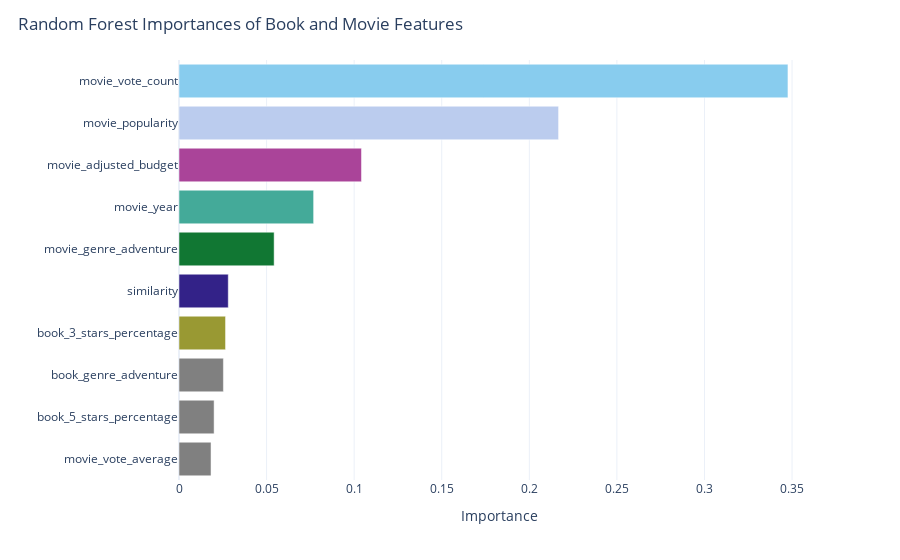

Notebook source saved alongside this figure:
### Code cell
import matplotlib.pyplot as plt
import plotly.express as px
importances = best_model.feature_importances_

feature_importances = pd.DataFrame({
    'Feature': X_train.columns,
    'Importance': importances
})

feature_importances = feature_importances.sort_values(by='Importance', ascending=False)

# Create interactive bar chart
fig = px.bar(
    feature_importances.head(10),
    y='Feature',
    x='Importance',
    color='Feature',
    color_discrete_map=color_palette,
)

fig.update_layout(
    title=dict(
        text="Random Forest Importances of Book and Movie Features",  
        x=0.02, 
    ),
    yaxis=dict(
        title="",
        tickmode="array",
    ),
    template="plotly_white",
    width=None,
    height=None,     
    showlegend=False,

)

# Add tooltips for better interactivity
fig.update_traces(
    hovertemplate='<b>%{y}</b><br>Importance: %{x:.3f}<extra></extra>'
)

fig.show()

### Figure 1 — Plotly figure (JSON) as saved in the notebook; plotly's stock layout.template omitted (floating-point values rounded to 4 significant figures)
{"data": [{"alignmentgroup": "True", "hovertemplate": "<b>%{y}</b><br>Importance: %{x:.3f}<extra></extra>", "legendgroup": "movie_vote_count", "marker": {"color": "#88CCEE", "pattern": {"shape": ""}}, "name": "movie_vote_count", "offsetgroup": "movie_vote_count", "orientation": "h", "showlegend": true, "textposition": "auto", "type": "bar", "x": [0.3477], "xaxis": "x", "y": ["movie_vote_count"], "yaxis": "y"}, {"alignmentgroup": "True", "hovertemplate": "<b>%{y}</b><br>Importance: %{x:.3f}<extra></extra>", "legendgroup": "movie_popularity", "marker": {"color": "#BBCCEE", "pattern": {"shape": ""}}, "name": "movie_popularity", "offsetgroup": "movie_popularity", "orientation": "h", "showlegend": true, "textposition": "auto", "type": "bar", "x": [0.2167], "xaxis": "x", "y": ["movie_popularity"], "yaxis": "y"}, {"alignmentgroup": "True", "hovertemplate": "<b>%{y}</b><br>Importance: %{x:.3f}<extra></extra>", "legendgroup": "movie_adjusted_budget", "marker": {"color": "#AA4499", "pattern": {"shape": ""}}, "name": "movie_adjusted_budget", "offsetgroup": "movie_adjusted_budget", "orientation": "h", "showlegend": true, "textposition": "auto", "type": "bar", "x": [0.1042], "xaxis": "x", "y": ["movie_adjusted_budget"], "yaxis": "y"}, {"alignmentgroup": "True", "hovertemplate": "<b>%{y}</b><br>Importance: %{x:.3f}<extra></extra>", "legendgroup": "movie_year", "marker": {"color": "#44AA99", "pattern": {"shape": ""}}, "name": "movie_year", "offsetgroup": "movie_year", "orientation": "h", "showlegend": true, "textposition": "auto", "type": "bar", "x": [0.07686], "xaxis": "x", "y": ["movie_year"], "yaxis": "y"}, {"alignmentgroup": "True", "hovertemplate": "<b>%{y}</b><br>Importance: %{x:.3f}<extra></extra>", "legendgroup": "movie_genre_adventure", "marker": {"color": "#117733", "pattern": {"shape": ""}}, "name": "movie_genre_adventure", "offsetgroup": "movie_genre_adventure", "orientation": "h", "showlegend": true, "textposition": "auto", "type": "bar", "x": [0.05431], "xaxis": "x", "y": ["movie_genre_adventure"], "yaxis": "y"}, {"alignmentgroup": "True", "hovertemplate": "<b>%{y}</b><br>Importance: %{x:.3f}<extra></extra>", "legendgroup": "similarity", "marker": {"color": "#332288", "pattern": {"shape": ""}}, "name": "similarity", "offsetgroup": "similarity", "orientation": "h", "showlegend": true, "textposition": "auto", "type": "bar", "x": [0.02813], "xaxis": "x", "y": ["similarity"], "yaxis": "y"}, {"alignmentgroup": "True", "hovertemplate": "<b>%{y}</b><br>Importance: %{x:.3f}<extra></extra>", "legendgroup": "book_3_stars_percentage", "marker": {"color": "#999933", "pattern": {"shape": ""}}, "name": "book_3_stars_percentage", "offsetgroup": "book_3_stars_percentage", "orientation": "h", "showlegend": true, "textposition": "auto", "type": "bar", "x": [0.02657], "xaxis": "x", "y": ["book_3_stars_percentage"], "yaxis": "y"}, {"alignmentgroup": "True", "hovertemplate": "<b>%{y}</b><br>Importance: %{x:.3f}<extra></extra>", "legendgroup": "book_genre_adventure", "marker": {"color": "grey", "pattern": {"shape": ""}}, "name": "book_genre_adventure", "offsetgroup": "book_genre_adventure", "orientation": "h", "showlegend": true, "textposition": "auto", "type": "bar", "x": [0.02535], "xaxis": "x", "y": ["book_genre_adventure"], "yaxis": "y"}, {"alignmentgroup": "True", "hovertemplate": "<b>%{y}</b><br>Importance: %{x:.3f}<extra></extra>", "legendgroup": "book_5_stars_percentage", "marker": {"color": "grey", "pattern": {"shape": ""}}, "name": "book_5_stars_percentage", "offsetgroup": "book_5_stars_percentage", "orientation": "h", "showlegend": true, "textposition": "auto", "type": "bar", "x": [0.02004], "xaxis": "x", "y": ["book_5_stars_percentage"], "yaxis": "y"}, {"alignmentgroup": "True", "hovertemplate": "<b>%{y}</b><br>Importance: %{x:.3f}<extra></extra>", "legendgroup": "movie_vote_average", "marker": {"color": "grey", "pattern": {"shape": ""}}, "name": "movie_vote_average", "offsetgroup": "movie_vote_average", "orientation": "h", "showlegend": true, "textposition": "auto", "type": "bar", "x": [0.01828], "xaxis": "x", "y": ["movie_vote_average"], "yaxis": "y"}], "layout": {"barmode": "relative", "legend": {"title": {"text": "Feature"}, "tracegroupgap": 0}, "margin": {"t": 60}, "showlegend": false, "title": {"text": "Random Forest Importances of Book and Movie Features", "x": 0.02}, "xaxis": {"anchor": "y", "domain": [0, 1], "title": {"text": "Importance"}}, "yaxis": {"anchor": "x", "categoryarray": ["movie_vote_average", "book_5_stars_percentage", "book_genre_adventure", "book_3_stars_percentage", "similarity", "movie_genre_adventure", "movie_year", "movie_adjusted_budget", "movie_popularity", "movie_vote_count"], "categoryorder": "array", "domain": [0, 1], "tickmode": "array", "title": {"text": ""}}}}
